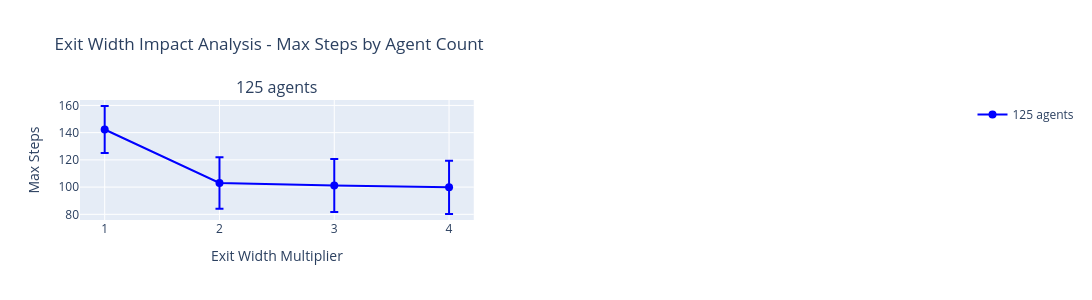

The notebook cell saved with this chart:
### Code cell
# Create subplots: one per agent count with exit width comparison
num_agent_counts_w_exits = len(agent_counts_w_exits)

# Calculate dimensions for subplots (2 columns, rows as needed)
num_cols = 2
num_rows = (num_agent_counts_w_exits + num_cols - 1) // num_cols

fig = make_subplots(
    rows=num_rows, cols=num_cols,
    subplot_titles=[f"{int(ac)} agents" for ac in agent_counts_w_exits],
    specs=[[{} for _ in range(num_cols)] for _ in range(num_rows)]
)

# Get unique exit widths
w_exits_values = sorted(max_steps_w_exits['w_exits'].unique())
colors_w_exits = ["blue", "red", "green", "orange", "purple", "brown", "pink", "cyan"]

# Create a line plot for each agent count
for idx, agent_count in enumerate(agent_counts_w_exits):
    row = (idx // num_cols) + 1
    col = (idx % num_cols) + 1
    
    agent_data = max_steps_w_exits[max_steps_w_exits['initial_agents'] == agent_count]
    agent_stats = agent_data.groupby("w_exits")["max_steps"].agg(["mean", "std"]).reset_index()
    
    fig.add_trace(
        go.Scatter(
            x=agent_stats["w_exits"],
            y=agent_stats["mean"],
            error_y=dict(type="data", array=agent_stats["std"], visible=True),
            mode="lines+markers",
            name=f"{int(agent_count)} agents",
            marker=dict(size=8),
            line=dict(width=2, color=colors_w_exits[idx % len(colors_w_exits)]),
            showlegend=True
        ),
        row=row, col=col
    )
    
    fig.update_xaxes(title_text="Exit Width Multiplier", row=row, col=col)
    fig.update_yaxes(title_text="Max Steps", row=row, col=col)

fig.update_layout(height=300*num_rows, width=1400, showlegend=True,
                  title_text="Exit Width Impact Analysis - Max Steps by Agent Count")
fig.show()

### Figure 1 — Plotly figure (JSON) as saved in the notebook; plotly's stock layout.template omitted (floating-point values rounded to 4 significant figures)
{"data": [{"error_y": {"array": [17.26, 18.97, 19.44, 19.57], "type": "data", "visible": true}, "line": {"color": "blue", "width": 2}, "marker": {"size": 8}, "mode": "lines+markers", "name": "125 agents", "showlegend": true, "type": "scatter", "x": [1, 2, 3, 4], "xaxis": "x", "y": [142.3, 103.0, 101.2, 99.81], "yaxis": "y"}], "layout": {"annotations": [{"font": {"size": 16}, "showarrow": false, "text": "125 agents", "x": 0.225, "xanchor": "center", "xref": "paper", "y": 1, "yanchor": "bottom", "yref": "paper"}], "height": 300, "showlegend": true, "title": {"text": "Exit Width Impact Analysis - Max Steps by Agent Count"}, "width": 1400, "xaxis": {"anchor": "y", "domain": [0, 0.45], "title": {"text": "Exit Width Multiplier"}}, "xaxis2": {"anchor": "y2", "domain": [0.55, 1]}, "yaxis": {"anchor": "x", "domain": [0, 1], "title": {"text": "Max Steps"}}, "yaxis2": {"anchor": "x2", "domain": [0, 1]}}}
